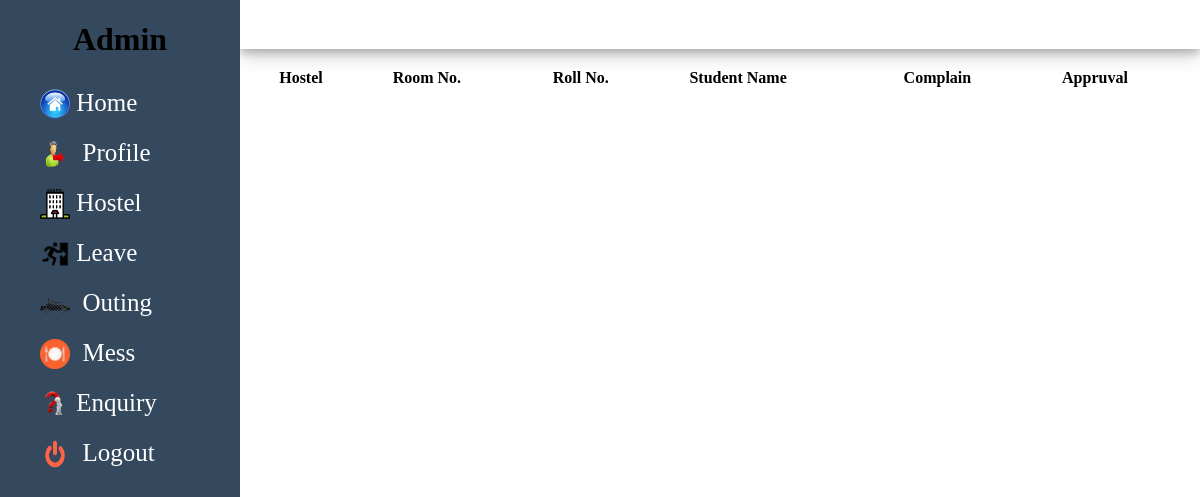
Before: /complain (signed in) with the older database file.
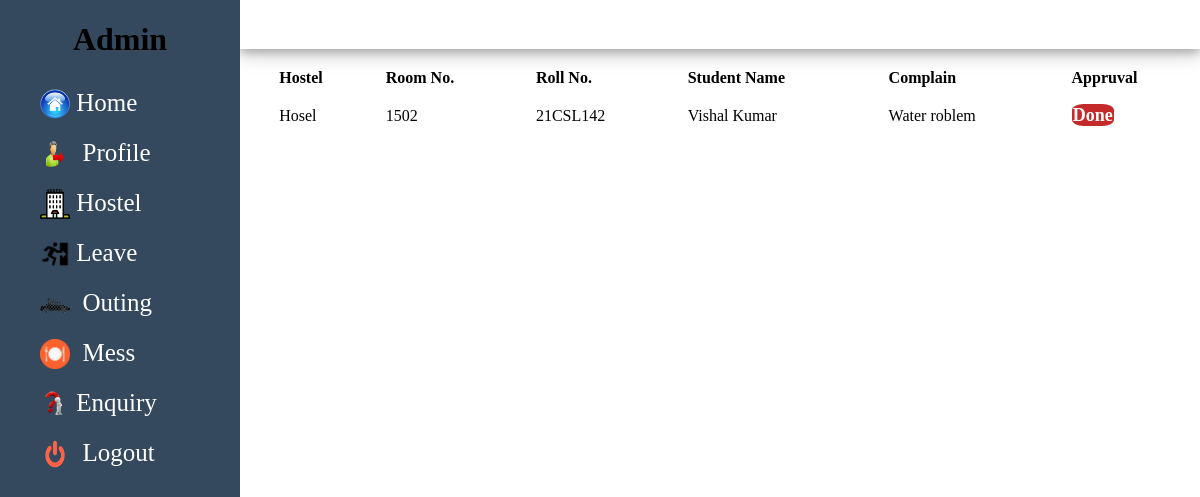
After: the same page with the newer database file.
### home/models.py (models this page shows, shortened)
class Complain(models.Model):
    roll_number = models.CharField(max_length=50)
    hostel = models.CharField(max_length=20)
    room_no = models.IntegerField()
    student_name = models.CharField(max_length=50)
    dept = models.CharField(max_length=50)
    complain = models.CharField(max_length=50)
    status = models.CharField(max_length=20,default="pending")
    Aaa = models.CharField(max_length=50, null=True)
    Aab = models.CharField(max_length=50, null=True)

### home/views.py (the view)
# urls.py: path('complain', views.complain, name='complain' ),
def complain(request):
    if request.user.is_anonymous:
        return redirect('/login')
    else:
        em = request.user.email
        if em == 'Null@gmail.com':
            username = request.user.username
            student_complain = Complain.objects.all()
            student_complain = {'student_complain':student_complain}
            return render(request, 'complain.html', student_complain)
        return render(request, 'complain.html')

### templates/complain.html
{% extends "side-menu.html" %}
{% block body %}
<div class="main">
    <div class="row">
    </div>
    <div class="row1">
    <table class="tbl-room-change">
                <tr>
                    <th>Hostel</th>
                    <th>Room No.</th>
                    <th>Roll No.</th>
                    <th>Student Name</th>
                    <th>Complain</th>
                    <th>Appruval</th>
                </tr>
                {% for i in student_complain %}
                <tr>
                  <td>{{ i.hostel }}</td>
                   <td>{{ i.room_no }}</td>
                   <td>{{ i.roll_number }}</td>
                   <td>{{ i.student_name }}</td>
                   <td>{{ i.complain }}</td>
                  <td>
                 <a href ="{% url 'complain_delete' i.id %} " class ="btn-danger">Done</a>
                 </td>
                </tr>
                {% endfor %}
    </table>
    </div>
</div>
{% endblock body %}

Changed rows visible on the page:
added Complain: hostel "Hosel", room_no "1502", roll_number "21CSL142", student_name "Vishal Kumar", complain "Water roblem"
